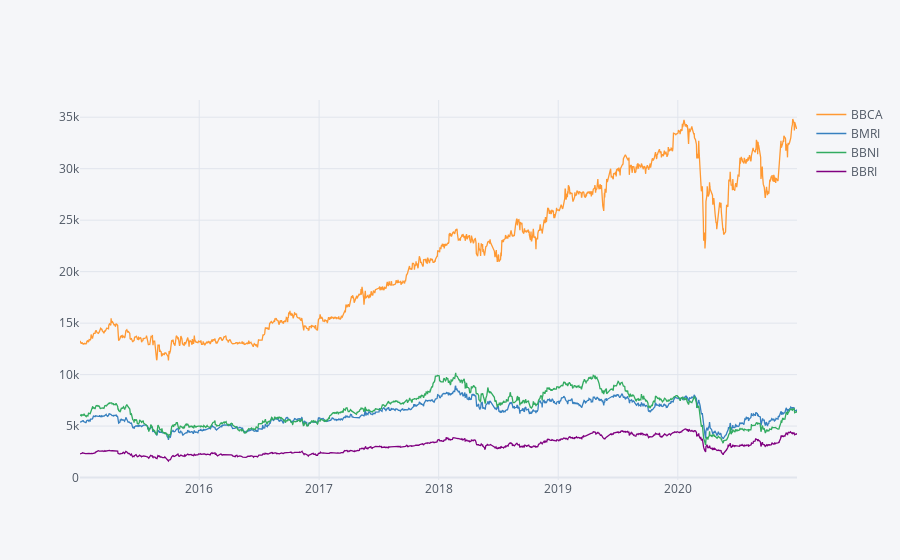

Source (notebook cell):
### Markdown cell above
**The open price for each banks' stock throughout the time period**

### Code cell
bank_stocksid.xs(key='Open',axis=1,level='Stock Info').iplot()

### Figure 1 — Plotly figure (JSON) as saved in the notebook; plotly's stock layout.template omitted (floating-point values rounded to 4 significant figures; data arrays with more than 128 entries replaced by an {"elided": "..."} marker saying what was removed)
{"data": [{"line": {"color": "rgba(255, 153, 51, 1.0)", "dash": "solid", "shape": "linear", "width": 1.3}, "mode": "lines", "name": "BBCA", "text": "", "type": "scatter", "x": {"elided": "1449 str values"}, "y": {"elided": "1449 int values"}}, {"line": {"color": "rgba(55, 128, 191, 1.0)", "dash": "solid", "shape": "linear", "width": 1.3}, "mode": "lines", "name": "BMRI", "text": "", "type": "scatter", "x": {"elided": "1449 str values"}, "y": {"elided": "1449 float values"}}, {"line": {"color": "rgba(50, 171, 96, 1.0)", "dash": "solid", "shape": "linear", "width": 1.3}, "mode": "lines", "name": "BBNI", "text": "", "type": "scatter", "x": {"elided": "1449 str values"}, "y": {"elided": "1449 int values"}}, {"line": {"color": "rgba(128, 0, 128, 1.0)", "dash": "solid", "shape": "linear", "width": 1.3}, "mode": "lines", "name": "BBRI", "text": "", "type": "scatter", "x": {"elided": "1449 str values"}, "y": {"elided": "1449 int values"}}], "layout": {"legend": {"bgcolor": "#F5F6F9", "font": {"color": "#4D5663"}}, "paper_bgcolor": "#F5F6F9", "plot_bgcolor": "#F5F6F9", "title": {"font": {"color": "#4D5663"}}, "xaxis": {"gridcolor": "#E1E5ED", "showgrid": true, "tickfont": {"color": "#4D5663"}, "title": {"font": {"color": "#4D5663"}, "text": ""}, "zerolinecolor": "#E1E5ED"}, "yaxis": {"gridcolor": "#E1E5ED", "showgrid": true, "tickfont": {"color": "#4D5663"}, "title": {"font": {"color": "#4D5663"}, "text": ""}, "zerolinecolor": "#E1E5ED"}}}
